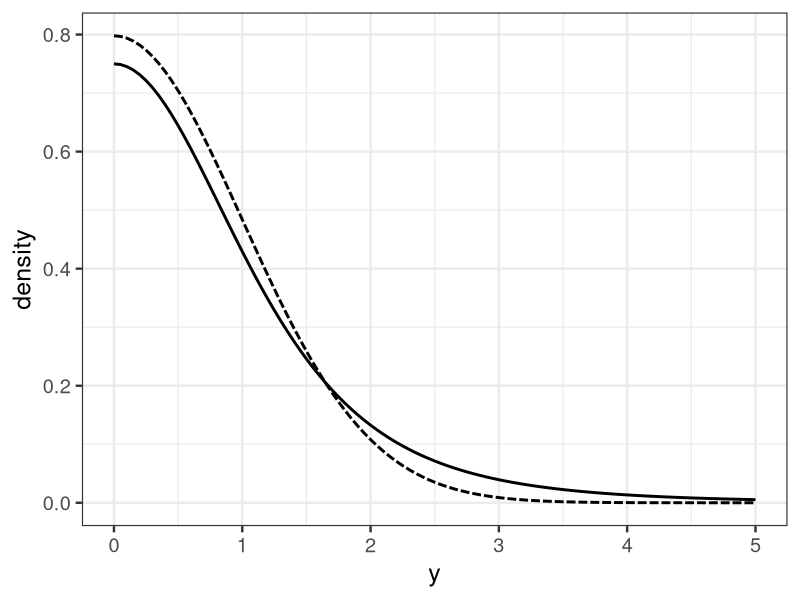

Reproduce this figure in R.
library(ggplot2)

x <- seq(0, 5, length=101)
p1 <- 2*dt(x, df=4)
p2 <- 2*dnorm(x, mean=0, sd=1)
d <- data.frame(x=x, y1=p1, y2=p2)

p <- ggplot() +
  theme_bw(base_size=18) +
  geom_line(data=d, aes(x=x, y=y1), linewidth=1) +
  geom_line(data=d, aes(x=x, y=y2), linewidth=1, linetype='31') +
  labs(x='y', y='density')
ggsave(file='output/fig9-3.png', plot=p, dpi=300, w=4, h=3)

# 2 * (1 - pnorm(4))
# 2 * (1 - pt(4, df=4))
